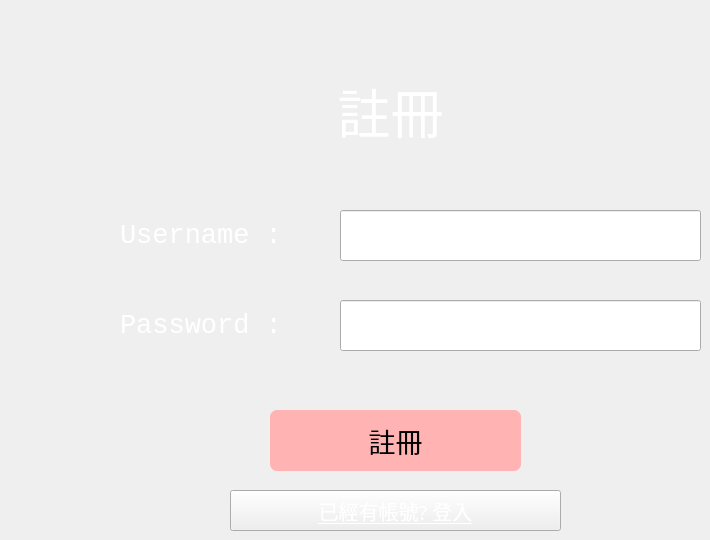
    <widget class="QWidget" name="page_register">
     <widget class="QLabel" name="title_register">
      <property name="geometry">
       <rect>
        <x>150</x>
        <y>70</y>
        <width>481</width>
        <height>81</height>
       </rect>
      </property>
      <property name="font">
       <font>
        <family>Microsoft JhengHei</family>
        <pointsize>40</pointsize>
        <weight>3</weight>
        <italic>false</italic>
        <bold>false</bold>
       </font>
      </property>
      <property name="styleSheet">
       <string notr="true">color: rgb(255, 255, 255);
font: 25 40pt &quot;Microsoft JhengHei&quot;;</string>
      </property>
      <property name="text">
       <string>註冊</string>
      </property>
      <property name="alignment">
       <set>Qt::AlignCenter</set>
      </property>
     </widget>
     <widget class="QLineEdit" name="input_username_in_register">
      <property name="geometry">
       <rect>
        <x>340</x>
        <y>210</y>
        <width>361</width>
        <height>51</height>
       </rect>
      </property>
      <property name="font">
       <font>
        <family>Microsoft JhengHei</family>
        <pointsize>15</pointsize>
        <weight>3</weight>
        <italic>false</italic>
        <bold>false</bold>
       </font>
      </property>
      <property name="styleSheet">
       <string notr="true">font: 25 15pt &quot;Microsoft JhengHei&quot;;
color: rgb(255, 255, 255);</string>
      </property>
      <property name="text">
       <string/>
      </property>
     </widget>
     <widget class="QLabel" name="label_username_in_register">
      <property name="geometry">
       <rect>
        <x>120</x>
        <y>210</y>
        <width>191</width>
        <height>51</height>
       </rect>
      </property>
      <property name="font">
       <font>
        <family>Consolas</family>
        <pointsize>20</pointsize>
       </font>
      </property>
      <property name="styleSheet">
       <string notr="true">color: rgb(255, 255, 255);</string>
      </property>
      <property name="text">
       <string>Username :</string>
      </property>
     </widget>
     <widget class="QLabel" name="label_password_in_register">
      <property name="enabled">
       <bool>true</bool>
      </property>
      <property name="geometry">
       <rect>
        <x>120</x>
        <y>300</y>
        <width>191</width>
        <height>51</height>
       </rect>
      </property>
      <property name="font">
       <font>
        <family>Consolas</family>
        <pointsize>20</pointsize>
       </font>
      </property>
      <property name="styleSheet">
       <string notr="true">color: rgb(255, 255, 255);</string>
      </property>
      <property name="text">
       <string>Password :</string>
      </property>
     </widget>
     <widget class="QLineEdit" name="input_password_in_register">
      <property name="geometry">
       <rect>
        <x>340</x>
        <y>300</y>
        <width>361</width>
        <height>51</height>
       </rect>
      </property>
      <property name="font">
       <font>
        <family>Microsoft JhengHei</family>
        <pointsize>15</pointsize>
        <weight>3</weight>
        <italic>false</italic>
        <bold>false</bold>
       </font>
      </property>
      <property name="styleSheet">
       <string notr="true">font: 25 15pt &quot;Microsoft JhengHei&quot;;
color: rgb(255, 255, 255);</string>
      </property>
      <property name="text">
       <string/>
      </property>
      <property name="echoMode">
       <enum>QLineEdit::Password</enum>
      </property>
     </widget>
     <widget class="QPushButton" name="button_register">
      <property name="geometry">
       <rect>
        <x>270</x>
        <y>410</y>
        <width>251</width>
        <height>61</height>
       </rect>
      </property>
      <property name="font">
       <font>
        <family>Microsoft JhengHei</family>
        <pointsize>20</pointsize>
       </font>
      </property>
      <property name="styleSheet">
       <string notr="true">background-color: rgb(255, 179, 179);
border-radius: 7px;</string>
      </property>
      <property name="text">
       <string>註冊</string>
      </property>
     </widget>
     <widget class="QPushButton" name="link_to_login">
      <property name="geometry">
       <rect>
        <x>230</x>
        <y>490</y>
        <width>331</width>
        <height>41</height>
       </rect>
      </property>
      <property name="font">
       <font>
        <family>Microsoft JhengHei</family>
        <pointsize>15</pointsize>
        <underline>true</underline>
       </font>
      </property>
      <property name="styleSheet">
       <string notr="true">color: rgb(255, 255, 255);</string>
      </property>
      <property name="text">
       <string>已經有帳號? 登入</string>
      </property>
     </widget>
    </widget>
